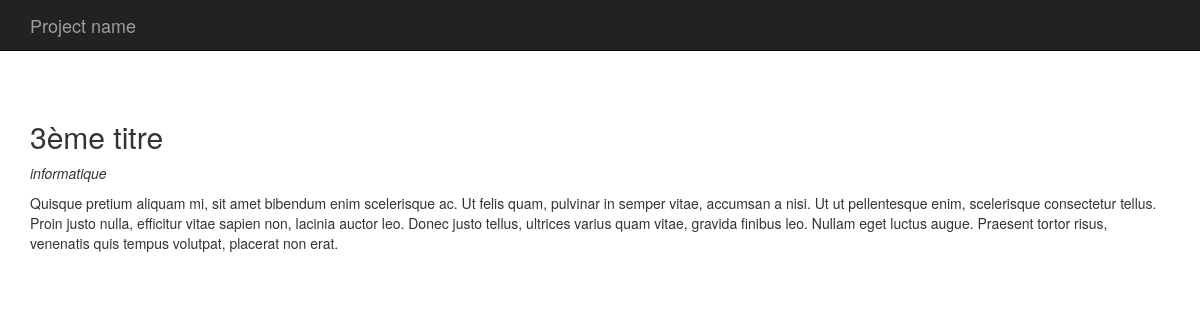
/index.php?p=posts.single&id=3, run on the app's committed database.
### tables this page shows
CREATE TABLE `articles` (
  `id` int(11) NOT NULL,
  `titre` varchar(255) DEFAULT NULL,
  `contenu` longtext,
  `date` datetime DEFAULT NULL,
  `category_id` int(11) DEFAULT NULL
);

CREATE TABLE `categories` (
  `id` int(11) NOT NULL,
  `titre` varchar(255) DEFAULT NULL
);

### app/App.php (called while the page is built, shortened)
<?php
    class App{
        private $db_instance;
        private static $_instance;
        public static function getInstance(){
            if(is_null(self::$_instance)){
                self::$_instance = new App();
            }
            return self::$_instance;
        }
        public static function load(){
            require ROOT . '/app/Autoloader.php';
            require ROOT . '/core/Autoloader.php';
        }
        public function getTable($name){
            return new $class_name($this->getDb());
        }
        public function getDb(){
            $config = config::getInstance(ROOT . '/config/config.php');
            if(is_null($this->db_instance)){
                $this->db_instance = new MysqlDatabase($config->get('db_name'), $config->get('db_user'), $config->get('db_pass'), $config->get('db_host'));
            }
            return $this->db_instance;
        }
    }
?>

### app/Autoloader.php (called while the page is built, shortened)
<?php
  class Autoloader{
      static function autoload($class){
          if (strpos($class, __NAMESPACE__ . '\\') === 0){
              $class = str_replace(__NAMESPACE__ . '\\', '', $class);
              $class = str_replace('\\', '/', $class);
          }
      }
  }

### core/Autoloader.php (called while the page is built, shortened)
<?php
  class Autoloader{
      static function autoload($class){
          if (strpos($class, __NAMESPACE__ . '\\') === 0){
              $class = str_replace(__NAMESPACE__ . '\\', '', $class);
              $class = str_replace('\\', '/', $class);
          }
      }
  }

### config/config.php (called while the page is built)
<?php
    return array(
      "db_user" => "root",
      "db_pass" => "root",
      "db_host" => "localhost",
      "db_name" => "blog"
  );
?>

### core/Config.php (called while the page is built, shortened)
<?php
    class Config{
        private $settings = [];
        private static $_instance;
        public static function getInstance($file){
            if(is_null(self::$_instance)){
                self::$_instance = new Config($file);
            }
            return self::$_instance;
        }
        public function __construct($file){
            $this->settings = require($file);
        }
        public function get($key){
            return $this->settings[$key];
        }
    }
?>

### core/Table/Table.php (called while the page is built, shortened)
<?php
    class Table{
      protected $db;
        public function __construct(Database $db){
            $this->db = $db;
        }
        public function query($statement, $attributes = null, $one = false){
            if($attributes){
                return $this->db->prepare(
                    $statement,
                    $attributes,
                    str_replace('Table', 'Entity', get_class($this)),
                    $one
                );
            }
            else{
                return $this->db->query(
                    $statement,
                    str_replace('Table', 'Entity', get_class($this)),
                    $one
                );
            }
        }
    }
?>

### core/Database/MysqlDatabase.php (called while the page is built, shortened)
<?php
    class MysqlDatabase extends Database{
        private $pdo;
        private function getPDO(){
            if($this->pdo === null){
                $pdo = new PDO('mysql:dbname=blog;host=localhost', 'root', 'root');
                $pdo->setAttribute(PDO::ATTR_ERRMODE, PDO::ERRMODE_EXCEPTION);
                $this->pdo = $pdo;
            }
            return $this->pdo;
        }
        public function prepare($statement, $attributes, $class_name = null, $one = false){
            $req = $this->getPDO()->prepare($statement);
            $req->execute($attributes);
            if($class_name === null){
                $req->setFetchMode(PDO::FETCH_OBJ);
            }
            else{
                $req->setFetchMode(PDO::FETCH_CLASS, $class_name);
            }
            if($one){
                $datas = $req->fetch();
            }
            else{
                $datas = $req->fetchAll();
            }
            return $datas;
        }
    }
?>

### app/Table/PostTable.php (called while the page is built, shortened)
<?php
    class PostTable extends Table{
        public function find($id){
            return $this->query("
                SELECT articles.id, articles.titre, articles.contenu, articles.date, categories.titre as categorie
                FROM articles
                LEFT JOIN categories ON category_id = categories.id
                WHERE articles.id = ?",
                [$id], true
            );
        }
    }
?>

### pages/posts/single.php (the view, shortened to what this page needs)
<?php
    $app = App::getInstance();
    $post =  $app->getTable('Post')->find($_GET['id']);
?>
<h2><?= $post->titre; ?></h2>
<p><em><?= $post->categorie; ?></em></p>
<p><?= $post->contenu; ?></p>

### data on the page
articles: titre "3ème titre", category.titre "informatique", contenu "Quisque pretium aliquam mi, sit amet bibendum enim scelerisque ac. Ut felis quam, pulvinar in semper vitae, accumsan a nisi. Ut ut pellentesque enim, scelerisque consectetur tellus. Proin justo nulla, efficitur vitae sapien non, lacinia auctor leo. Donec justo tellus, ultrices varius quam vitae, gravida finibus leo. Nullam eget luctus augue. Praesent tortor risus, venenatis quis tempus volutpat, placerat non erat."
